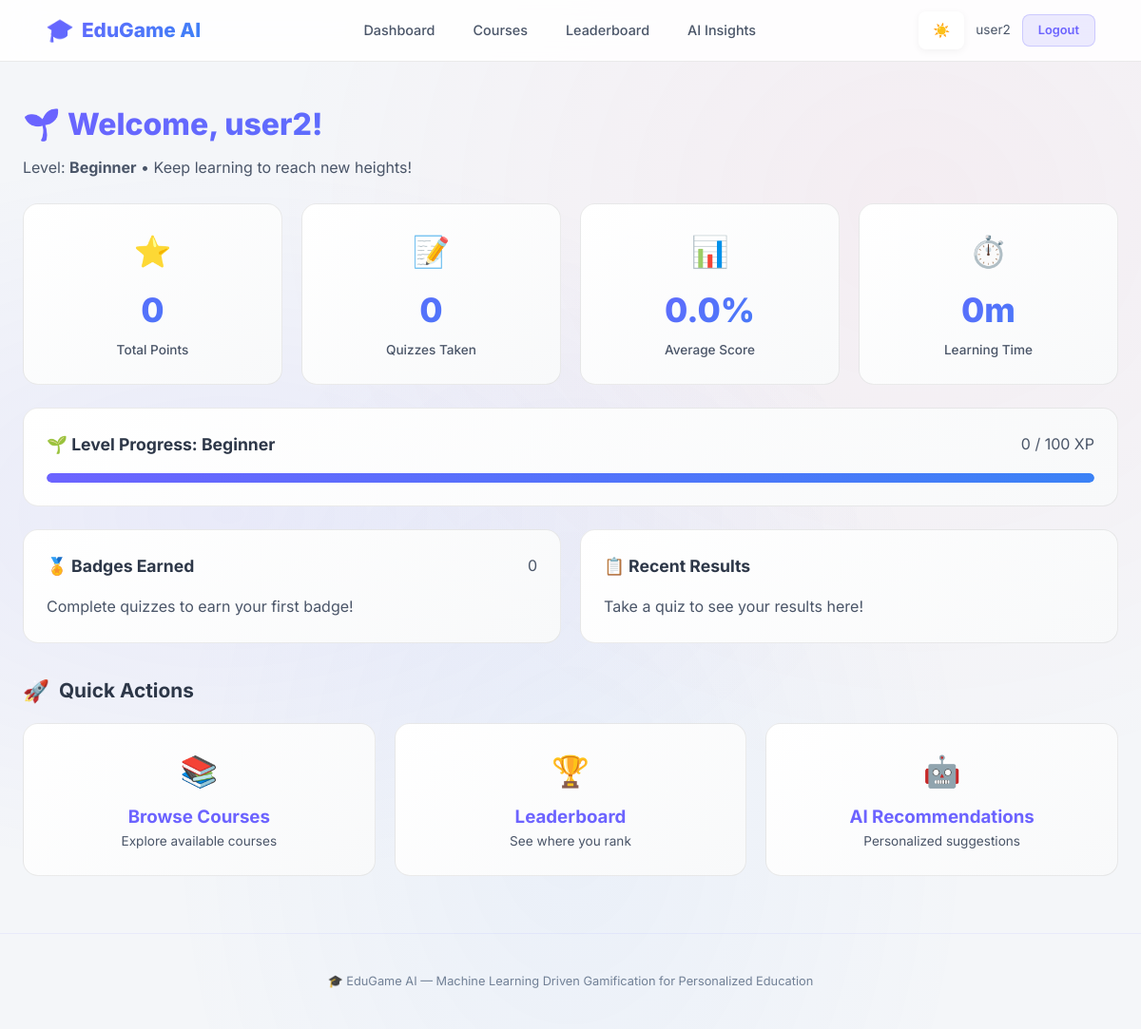
The app's page /dashboard (signed in), older data.
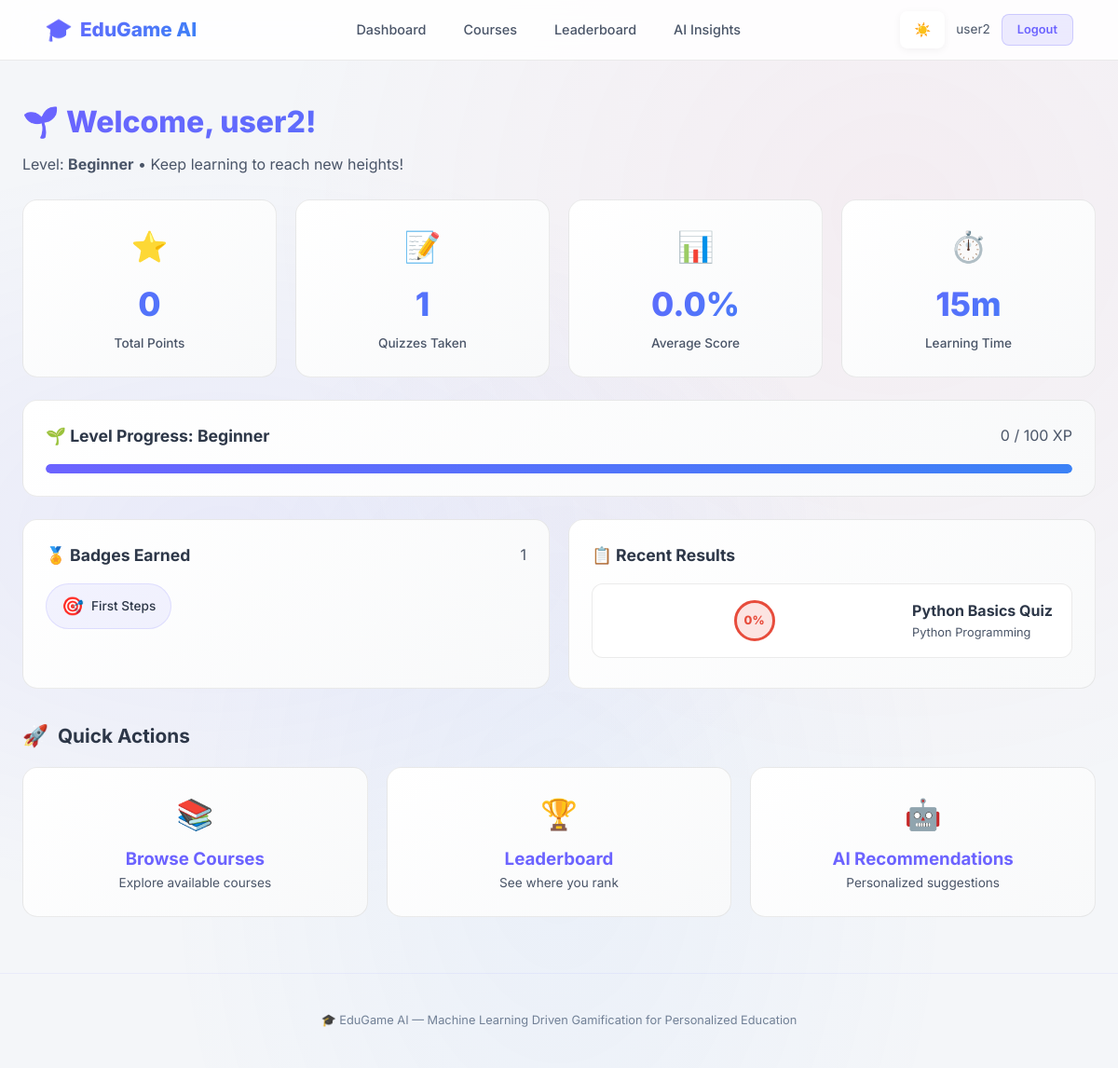
The same page, newer data.
### tables this page shows
CREATE TABLE courses (
    id INTEGER PRIMARY KEY AUTOINCREMENT,
    title TEXT NOT NULL,
    description TEXT,
    difficulty TEXT DEFAULT 'beginner',  -- beginner, intermediate, advanced
    category TEXT,
    created_at TIMESTAMP DEFAULT CURRENT_TIMESTAMP
);

CREATE TABLE user_badges (
    id INTEGER PRIMARY KEY AUTOINCREMENT,
    user_id INTEGER NOT NULL,
    badge_id INTEGER NOT NULL,
    earned_at TIMESTAMP DEFAULT CURRENT_TIMESTAMP,
    FOREIGN KEY (user_id) REFERENCES users(id),
    FOREIGN KEY (badge_id) REFERENCES badges(id),
    UNIQUE(user_id, badge_id)
);

CREATE TABLE badges (
    id INTEGER PRIMARY KEY AUTOINCREMENT,
    name TEXT UNIQUE NOT NULL,
    description TEXT,
    icon TEXT DEFAULT '🏅',
    criteria TEXT
);

CREATE TABLE quiz_results (
    id INTEGER PRIMARY KEY AUTOINCREMENT,
    user_id INTEGER NOT NULL,
    quiz_id INTEGER NOT NULL,
    score INTEGER NOT NULL,
    total INTEGER NOT NULL,
    percentage REAL NOT NULL,
    completed_at TIMESTAMP DEFAULT CURRENT_TIMESTAMP,
    FOREIGN KEY (user_id) REFERENCES users(id),
    FOREIGN KEY (quiz_id) REFERENCES quizzes(id)
);

CREATE TABLE quizzes (
    id INTEGER PRIMARY KEY AUTOINCREMENT,
    course_id INTEGER NOT NULL,
    title TEXT NOT NULL,
    difficulty TEXT DEFAULT 'medium',  -- easy, medium, hard
    total_marks INTEGER DEFAULT 100,
    FOREIGN KEY (course_id) REFERENCES courses(id)
);

### modules/auth.py (the view)
@auth_bp.route('/dashboard')
def dashboard():
    if 'user_id' not in session:
        return redirect(url_for('auth.login'))
    if session.get('role') == 'teacher':
        return redirect(url_for('analytics.teacher_dashboard'))
    user_id = session['user_id']
    user = get_user_by_id(user_id)
    total_points = get_total_points(user_id)
    level_name, level_icon, next_threshold = get_level(total_points)
    badges = get_user_badges(user_id)
    recent_results = get_results_by_user(user_id)[:5]
    quiz_stats = get_user_quiz_stats(user_id)
    activity_stats = get_user_activity_stats(user_id)
    return render_template('dashboard.html',
                           user=user,
                           total_points=total_points,
                           level_name=level_name,
                           level_icon=level_icon,
                           next_threshold=next_threshold,
                           badges=badges,
                           recent_results=recent_results,
                           quiz_stats=quiz_stats,
                           activity_stats=activity_stats)

### database/init_db.py (called while the page is built)
def get_db():
    conn = sqlite3.connect(DB_PATH)
    conn.row_factory = sqlite3.Row
    conn.execute("PRAGMA foreign_keys = ON")
    return conn

### models/gamification.py (called while the page is built)
def get_total_points(user_id):
    conn = get_db()
    row = conn.execute(
        "SELECT COALESCE(SUM(points), 0) as total FROM points WHERE user_id = ?",
        (user_id,)
    ).fetchone()
    conn.close()
    return row['total']

def get_level(total_points):
    current_level = LEVEL_THRESHOLDS[0]
    next_threshold = LEVEL_THRESHOLDS[1][0] if len(LEVEL_THRESHOLDS) > 1 else None
    for i, (threshold, name, icon) in enumerate(LEVEL_THRESHOLDS):
        if total_points >= threshold:
            current_level = (name, icon)
            next_threshold = LEVEL_THRESHOLDS[i + 1][0] if i + 1 < len(LEVEL_THRESHOLDS) else None
    return current_level[0], current_level[1], next_threshold

def get_user_badges(user_id):
    conn = get_db()
    badges = conn.execute(
        """SELECT b.*, ub.earned_at FROM user_badges ub
           JOIN badges b ON ub.badge_id = b.id
           WHERE ub.user_id = ? ORDER BY ub.earned_at DESC""",
        (user_id,)
    ).fetchall()
    conn.close()
    return badges

### templates/dashboard.html (shortened to what the changed rows need)
{% extends "base.html" %}
{% block content %}
<div class="container">
    <div class="page-header">
        <h1>{{ level_icon }} Welcome, {{ user['username'] }}!</h1>
        <p>Level: <strong>{{ level_name }}</strong> &bull; Keep learning to reach new heights!</p>
    </div>
    <div class="grid-4 mb-3">
        <div class="stat-card animate-in animate-delay-2">
            <div class="stat-icon">📝</div>
            <div class="stat-value">{{ quiz_stats['total_quizzes'] }}</div>
            <div class="stat-label">Quizzes Taken</div>
        </div>
        <div class="stat-card animate-in animate-delay-4">
            <div class="stat-icon">⏱️</div>
            <div class="stat-value">{{ "%.0f"|format(activity_stats['total_learning_time']) }}m</div>
            <div class="stat-label">Learning Time</div>
        </div>
    </div>
    <div class="card mb-3 animate-in">
        <div class="card-header">
            <h3>{{ level_icon }} Level Progress: {{ level_name }}</h3>
            {% if next_threshold %}
            <span class="text-muted">{{ total_points }} / {{ next_threshold }} XP</span>
            {% else %}
            <span class="text-muted">Max Level Reached! 🎉</span>
            {% endif %}
        </div>
    </div>
    <div class="grid-2">
        <div class="card animate-in animate-delay-1">
            <div class="card-header">
                <h3>🏅 Badges Earned</h3>
                <span class="text-muted">{{ badges|length }}</span>
            </div>
            {% if badges %}
            <div class="badge-grid">
                {% for badge in badges %}
                <div class="badge-item" title="{{ badge['description'] }}">
                    <span class="badge-icon">{{ badge['icon'] }}</span>
                    {{ badge['name'] }}
                </div>
                {% endfor %}
            </div>
            {% else %}
            <p class="text-muted">Complete quizzes to earn your first badge!</p>
            {% endif %}
        </div>
        <div class="card animate-in animate-delay-2">
            <div class="card-header">
                <h3>📋 Recent Results</h3>
            </div>
            {% if recent_results %}
            {% for r in recent_results %}
            <div class="lesson-item" style="cursor: default;">
                <div class="score-circle {% if r['percentage'] >= 80 %}score-high{% elif r['percentage'] >= 50 %}score-medium{% else %}score-low{% endif %}" style="width:44px;height:44px;font-size:0.8rem;">
                    {{ "%.0f"|format(r['percentage']) }}%
                </div>
                <div>
                    <strong>{{ r['quiz_title'] }}</strong>
                    <div class="text-muted" style="font-size:0.8rem;">{{ r['course_title'] }}</div>
                </div>
            </div>
            {% endfor %}
            {% else %}
            <p class="text-muted">Take a quiz to see your results here!</p>
            {% endif %}
        </div>
    </div>
</div>
{% endblock %}

Row changes from the older to the newer data that the page shows:
now on this page (row unchanged): courses: difficulty "Beginner"
added user_badges: icon "🎯", name "First Steps"
added quiz_results: percentage "0", quiz_title "Python Basics Quiz", course_title "Python Programming"
Text that changed along with them:
{{ quiz_stats['total_quizzes'] }}: "0" → "1"
{{ "%.0f"|format(activity_stats['total_learning_time']) }}: "0" → "15"
{{ badges|length }}: "0" → "1"
{{ level_name }}: "Beginner" → (not shown)
text no longer shown: "Complete quizzes to earn your first badge! Take a quiz to see your results here!"
